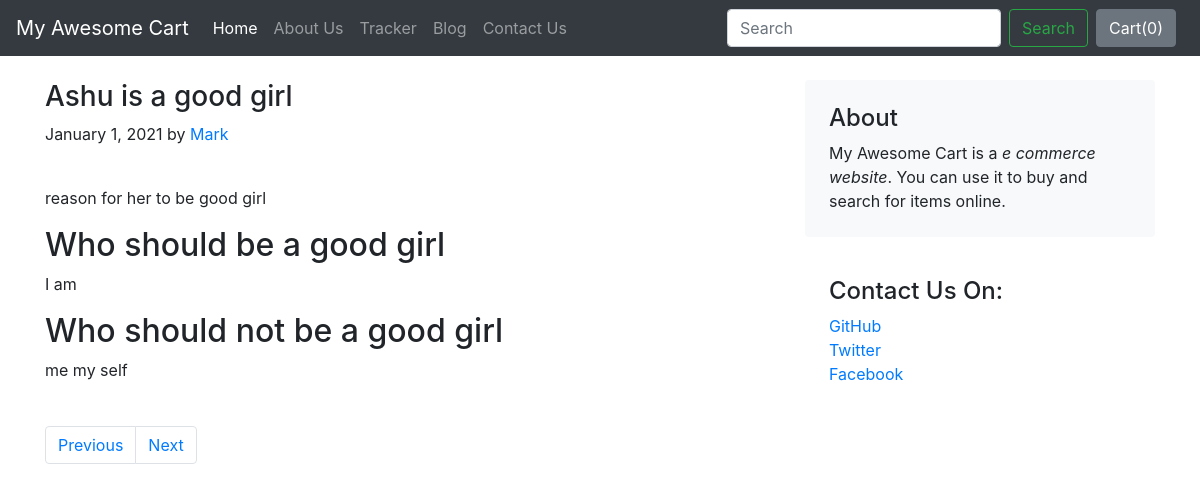
The page /blog/blogpost/1 on the database its author committed.
### blog/models.py (models this page shows)
class Blogpost(models.Model):
    post_id = models.AutoField(primary_key=True)
    title = models.CharField(max_length=50)
    head0 = models.CharField(max_length=500, default="")
    chead0 = models.CharField(max_length=5000, default="")
    head1 = models.CharField(max_length=500, default="")
    chead1 = models.CharField(max_length=5000, default="")
    head2 = models.CharField(max_length=500, default="")
    chead2 = models.CharField(max_length=5000, default="")
    pub_date = models.DateField()
    thumbnail = models.ImageField(upload_to='shop/images', default="")
    def __str__(self):
        return self.title

### blog/views.py (the view)
# urls.py: path("blogpost/<int:id>", views.blogpost, name = "blogHome"),
def blogpost(request, id):
    post = Blogpost.objects.filter(post_id = id)[0]
    print(post)
    return render(request, 'blog/blogpost.html', {'post': post})

### blog/templates/blog/blogpost.html (shortened to what this page needs)
{% extends 'blog/basic.html' %}
{% block body %}
<div class="container">
<div class="row mt-4">
    <div class="col-md-8">
      <h3 class="fst-italic">
        {{post.title}}
      </h3>
      <div class="blog-post">
        <p class="blog-post-meta">January 1, 2021 by <a href="#">Mark</a></p>
        <br>
        <p>{{post.chead0}}</p>
        <h2>{{post.head1}}</h2>
        <p>{{post.chead1}}</p>
        <h2>{{post.head2}}</h2>
        <p>{{post.chead2}}</p>
      </div>
    </div>
    <div class="col-md-4">
      <div class="position-sticky" style="top: 2rem;">
        <div class="p-4 mb-3 bg-light rounded">
          <h4 class="fst-italic">About</h4>
          <p class="mb-0">My Awesome Cart is a <em>e commerce website</em>. You can use it to buy and search for items online.</div>
        <div class="p-4">
          <h4 class="fst-italic">Contact Us On: </h4>
          <ol class="list-unstyled">
            <li><a href="#">GitHub</a></li>
            <li><a href="#">Twitter</a></li>
            <li><a href="#">Facebook</a></li>
          </ol>
        </div>
      </div>
    </div>
  </div>
  <ul class="pagination">
    <li class="page-item"><a class="page-link" href="/blog/blogpost/3">Previous</a></li>
    <li class="page-item"><a class="page-link" href="/blog/blogpost/4">Next</a></li>
  </ul>
</div>
{% endblock %}

### rows shown on the page
Blogpost: title "Ashu is a good girl", chead0 "reason for her to be good girl", head1 "Who should be a good girl", chead1 "I am", head2 "Who should not be a good girl", chead2 "me my self"
